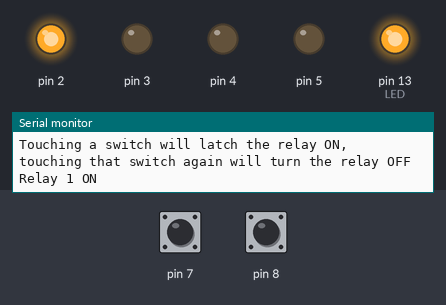
Bench run of a sketch on a simulated Arduino Uno, built with avr-gcc and run on an emulated ATmega328P. Parts: output pins drawn as LEDs (lit = HIGH), the last lines printed to the serial monitor. The test bench sets the inputs (shaded band); at power-on: pin 7 HIGH, pin 8 HIGH.

Above: at 1.3 s.
1.4 s: pin 7 pulled LOW for 0.15 s
At 1.5 s:
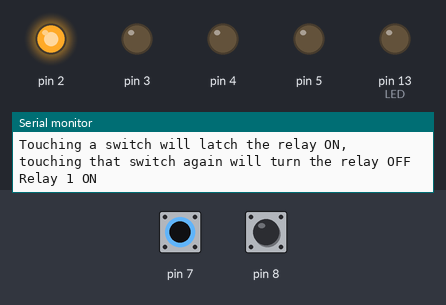
At 2.8 s:
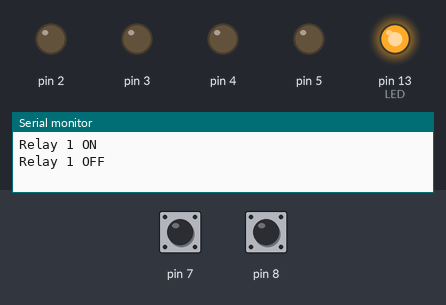
3.1 s: pin 7 pulled LOW for 1 s
At 4.2 s:
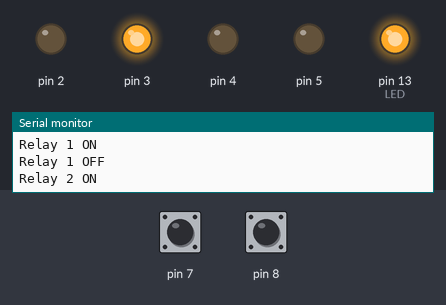
Timing chart, 0 to 6.1 s (numbered marks = the images above; inputs shaded):
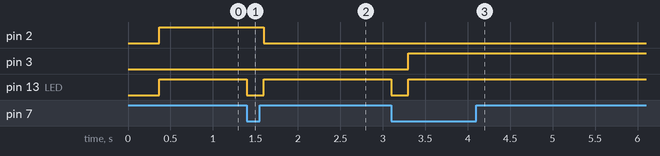

Measured:
- after the input at 1.4 s, pin 2: HIGH → LOW after 0.20 s; pin 13 (LED): HIGH → LOW at once, → HIGH 0.20 s later
- after the input at 3.1 s, pin 3: LOW → HIGH after 0.20 s; pin 13 (LED): HIGH → LOW at once, → HIGH 0.20 s later

The sketch:

multi_capacitance_switch_with_relays.ino
```cpp
/*********************************************************

Up to 5 Relays operated by up to 5 capacitance switches

Chris Rouse Nov. 2015

The Capcitance switches are mounted on a small board
connections, G (Gnd) V (Vcc) and Out ( the switch outputs)
The switch outputs go LOW when pressed

Connect Gnd to Arduino Gnd
Connect Vcc to Arduino 5 volts
Connect Outputs to Arduino pins 7 to 12

The relays are switched on by a LOW signal

Connect the Relay board to Gnd and 5 volts
and the control pins to Arduino pins 2 to 6
*********************************************************/

int relay;
int capSwitch;
boolean relay1 = false;
boolean relay2 = false;
boolean relay3 = false;
boolean relay4 = false;
boolean relay5 = false;
boolean pressButton;

# define LED 13 // onboard LED

void setup() {
Serial.begin(9600); // used for debugging
// setup relay switching outputs
for (relay = 1; relay<6; relay++){
  pinMode(relay, OUTPUT);
  digitalWrite(relay,LOW); // turn OFF the relay
}
//setup capacitance switch inputs
for(capSwitch = 7; capSwitch< 11; capSwitch++){
  pinMode(capSwitch, INPUT_PULLUP); // pull any unused inputs HIGH
}
//
// setup onboard LED
pinMode(LED, OUTPUT);
digitalWrite(LED, LOW); // turn LED off
//
Serial.println("This sketch will control upto 5 relays from a bank of upto 5 capacitanc e switches");
Serial.println("At the start all relays should be switched off");
Serial.println("Touching a switch will latch the relay ON, touching that switch again will turn the relay OFF");
}

void loop() {
// turn switch ON on first touch
// OFF on second press
  delay(200); // helps stop false triggering
  pressButton = false;
  relay = 0;
  for(capSwitch =7; capSwitch < 11; capSwitch++){
    if(pressButton == false){
      if ((digitalRead(capSwitch) == HIGH)) {
        digitalWrite(LED, HIGH); // turn LED ON to show button press
        relay = capSwitch-5; // the pin the relay is connected to
        pressButton = true;
        // now toggle relay state
        switch(relay){
          case 2:
          if (relay1){digitalWrite(relay, LOW);relay1 = false; Serial.println("Relay 1 OFF");} // relay ON
          else{digitalWrite(relay, HIGH);relay1 = true; Serial.println("Relay 1 ON");} // relay OFF
          break;

          case 3:
          if (relay2 == true){digitalWrite(relay, LOW);relay2 = false; Serial.println("Relay 2 OFF");} // relay ON
          else{digitalWrite(relay, HIGH);relay2 = true; Serial.println("Relay 2 ON");} // relay OFF
          break;

          case 4:
          if (relay3 == true){digitalWrite(relay, LOW);relay3 = false; Serial.println("Relay 3 OFF");} // relay ON
          else{digitalWrite(relay, HIGH);relay3 = true; Serial.println("Relay 3 ON");} // relay OFF
          break;

          case 5:
          if (relay4 == true){digitalWrite(relay, LOW);relay4 = false; Serial.println("Relay 4 OFF");} // relay ON
          else{digitalWrite(relay, HIGH);relay4 = true; Serial.println("Relay 4 ON");} // relay OFF
          break;

          case 6:
          if (relay5 == true){digitalWrite(relay, LOW);relay5 = false; Serial.println("Relay 5 OFF");} // relay ON
          else{digitalWrite(relay, HIGH);relay5 = true; Serial.println("Relay 5 ON");} // relay OFF
          break;

       }
       // wait here until the cap switch is no longer touched
       while (digitalRead(capSwitch) == HIGH){
        // wait for switch to be released
       }
       digitalWrite(LED, LOW); // turn LED OFF as button now released
      }
    }
  }
}
```
